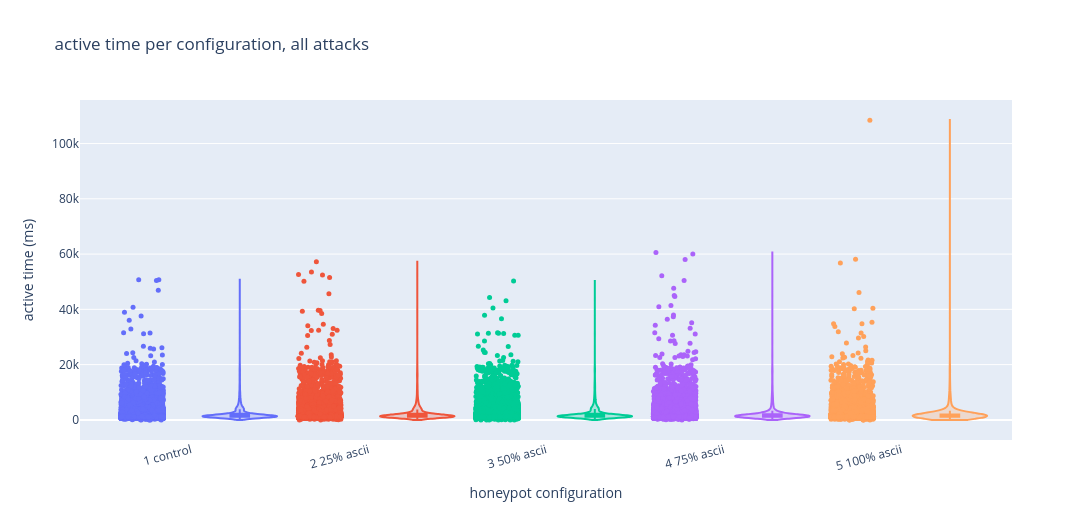

The cell this chart's notebook holds for it:
### Markdown cell above
## Time spent per configuration (active time)

All attacks. Time is active time in milliseconds.

### Code cell
fig_time_all, plot_time_all = make_violin(
    df, "active_ms", "active time per configuration, all attacks", "active time (ms)"
)
fig_time_all.show()
summary_time_all = print_summary(plot_time_all, "active_ms")

### Figure 1 — Plotly figure (JSON) as saved in the notebook; plotly's stock layout.template omitted (floating-point values rounded to 4 significant figures; data arrays with more than 128 entries replaced by an {"elided": "..."} marker saying what was removed)
{"data": [{"customdata": {"elided": "9189 float values"}, "hovertemplate": "1 control<br>active time (ms)=%{customdata}<extra></extra>", "marker": {"color": "#636EFA", "opacity": 1, "size": 5}, "mode": "markers", "name": "1 control observations", "type": "scatter", "x": {"elided": "9189 float values"}, "y": {"elided": "9189 float values"}}, {"box": {"visible": true}, "fillcolor": "rgba(99, 110, 250, 0.25)", "hovertemplate": "1 control<br>active time (ms)=%{y}<extra></extra>", "line": {"color": "#636EFA", "width": 2}, "meanline": {"visible": false}, "name": "1 control distribution", "points": false, "spanmode": "hard", "type": "violin", "width": 0.42, "x": {"elided": "9189 float values"}, "y": {"elided": "9189 float values"}}, {"customdata": {"elided": "9084 float values"}, "hovertemplate": "2 25% ascii<br>active time (ms)=%{customdata}<extra></extra>", "marker": {"color": "#EF553B", "opacity": 1, "size": 5}, "mode": "markers", "name": "2 25% ascii observations", "type": "scatter", "x": {"elided": "9084 float values"}, "y": {"elided": "9084 float values"}}, {"box": {"visible": true}, "fillcolor": "rgba(239, 85, 59, 0.25)", "hovertemplate": "2 25% ascii<br>active time (ms)=%{y}<extra></extra>", "line": {"color": "#EF553B", "width": 2}, "meanline": {"visible": false}, "name": "2 25% ascii distribution", "points": false, "spanmode": "hard", "type": "violin", "width": 0.42, "x": {"elided": "9084 float values"}, "y": {"elided": "9084 float values"}}, {"customdata": {"elided": "9221 float values"}, "hovertemplate": "3 50% ascii<br>active time (ms)=%{customdata}<extra></extra>", "marker": {"color": "#00CC96", "opacity": 1, "size": 5}, "mode": "markers", "name": "3 50% ascii observations", "type": "scatter", "x": {"elided": "9221 float values"}, "y": {"elided": "9221 float values"}}, {"box": {"visible": true}, "fillcolor": "rgba(0, 204, 150, 0.25)", "hovertemplate": "3 50% ascii<br>active time (ms)=%{y}<extra></extra>", "line": {"color": "#00CC96", "width": 2}, "meanline": {"visible": false}, "name": "3 50% ascii distribution", "points": false, "spanmode": "hard", "type": "violin", "width": 0.42, "x": {"elided": "9221 float values"}, "y": {"elided": "9221 float values"}}, {"customdata": {"elided": "9177 float values"}, "hovertemplate": "4 75% ascii<br>active time (ms)=%{customdata}<extra></extra>", "marker": {"color": "#AB63FA", "opacity": 1, "size": 5}, "mode": "markers", "name": "4 75% ascii observations", "type": "scatter", "x": {"elided": "9177 float values"}, "y": {"elided": "9177 float values"}}, {"box": {"visible": true}, "fillcolor": "rgba(171, 99, 250, 0.25)", "hovertemplate": "4 75% ascii<br>active time (ms)=%{y}<extra></extra>", "line": {"color": "#AB63FA", "width": 2}, "meanline": {"visible": false}, "name": "4 75% ascii distribution", "points": false, "spanmode": "hard", "type": "violin", "width": 0.42, "x": {"elided": "9177 float values"}, "y": {"elided": "9177 float values"}}, {"customdata": {"elided": "9093 float values"}, "hovertemplate": "5 100% ascii<br>active time (ms)=%{customdata}<extra></extra>", "marker": {"color": "#FFA15A", "opacity": 1, "size": 5}, "mode": "markers", "name": "5 100% ascii observations", "type": "scatter", "x": {"elided": "9093 float values"}, "y": {"elided": "9093 float values"}}, {"box": {"visible": true}, "fillcolor": "rgba(255, 161, 90, 0.25)", "hovertemplate": "5 100% ascii<br>active time (ms)=%{y}<extra></extra>", "line": {"color": "#FFA15A", "width": 2}, "meanline": {"visible": false}, "name": "5 100% ascii distribution", "points": false, "spanmode": "hard", "type": "violin", "width": 0.42, "x": {"elided": "9093 float values"}, "y": {"elided": "9093 float values"}}], "layout": {"height": 520, "showlegend": false, "title": {"text": "active time per configuration, all attacks"}, "violingap": 0, "violinmode": "overlay", "width": 1300, "xaxis": {"range": [-0.35, 4.9], "tickangle": -15, "tickmode": "array", "ticktext": ["1 control", "2 25% ascii", "3 50% ascii", "4 75% ascii", "5 100% ascii"], "tickvals": [0.275, 1.275, 2.275, 3.275, 4.275], "title": {"text": "honeypot configuration"}}, "yaxis": {"title": {"text": "active time (ms)"}}}}
